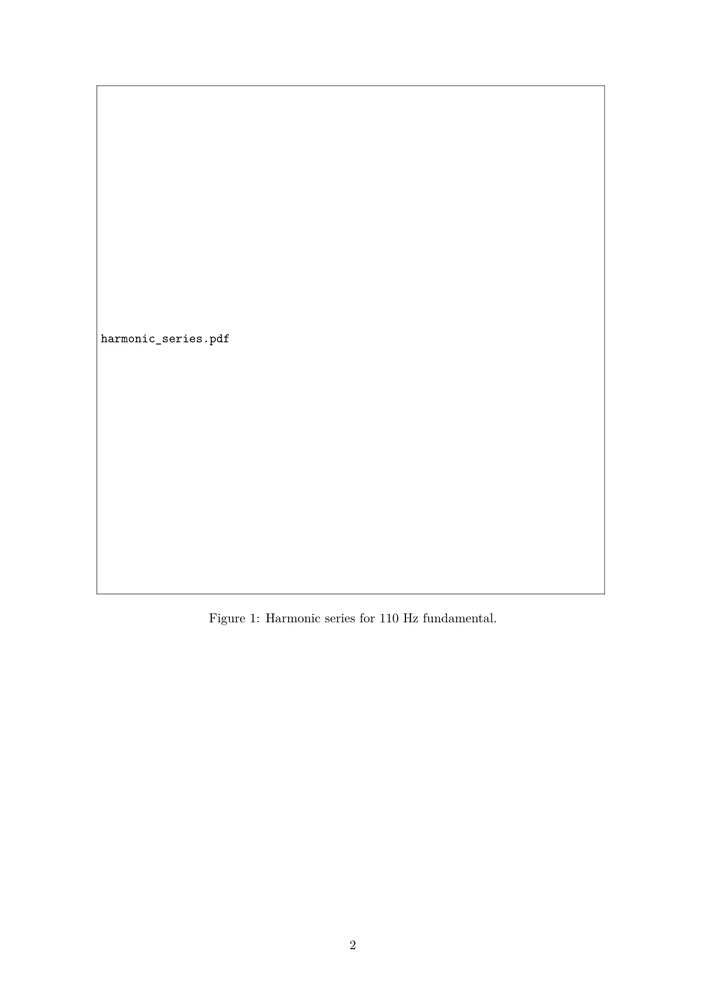
#> input picture latex-templates/images/acoustics/musical_acoustics.png, 706 x 999 px, shrunk from 1191 x 1684 before the run
$ python image_quality_validator.py ../latex-templates/images/acoustics/musical_acoustics.png
#> lines starting #> are read from the running program, lines starting #| are printed output that depends on the picture; after the words box and inside, x2 and y2 are one past the last pixel; in counts of white or black regions, pixels touching at a corner belong together
#!/usr/bin/env python3
"""
Image Quality Validator

Validates that extracted images have actual content and aren't blank/empty.
Prevents posting images with empty subplots or other quality issues.
"""

import numpy as np
from PIL import Image
from pathlib import Path
from typing import Dict, List, Tuple, Optional
from dataclasses import dataclass, field
import logging

logging.basicConfig(level=logging.INFO)
logger = logging.getLogger(__name__)


@dataclass
class ImageQualityResult:
    """Result of image quality validation"""
    is_valid: bool
    errors: List[str] = field(default_factory=list)
    warnings: List[str] = field(default_factory=list)
    metrics: Dict[str, float] = field(default_factory=dict)

    def add_error(self, message: str):
        """Add error message"""
        self.errors.append(message)
        self.is_valid = False

    def add_warning(self, message: str):
        """Add warning message"""
        self.warnings.append(message)

    def __str__(self) -> str:
        """String representation"""
        lines = []
        lines.append(f"Valid: {self.is_valid}")
        if self.errors:
            lines.append("Errors:")
            for error in self.errors:
                lines.append(f"  - {error}")
        if self.warnings:
            lines.append("Warnings:")
            for warning in self.warnings:
                lines.append(f"  - {warning}")
        if self.metrics:
            lines.append("Metrics:")
            for key, value in self.metrics.items():
                lines.append(f"  {key}: {value:.4f}")
        return "\n".join(lines)


class ImageQualityValidator:
    """Validates image quality to detect empty plots and other issues"""

    def __init__(self,
                 min_content_ratio: float = 0.05,
                 max_white_ratio: float = 0.85,
                 min_color_variance: float = 10.0):
        """
        Initialize validator

        Args:
            min_content_ratio: Minimum ratio of non-background pixels (default 5%)
            max_white_ratio: Maximum ratio of white/near-white pixels (default 85%)
            min_color_variance: Minimum color variance to indicate actual content
        """
        self.min_content_ratio = min_content_ratio
        self.max_white_ratio = max_white_ratio
        self.min_color_variance = min_color_variance

    def validate_image(self, image_path: str) -> ImageQualityResult:
        """
        Validate image quality

        Args:
            image_path: Path to image file

        Returns:
            ImageQualityResult with validation details
        """
        result = ImageQualityResult(is_valid=True)

        try:
            # Open image
            img = Image.open(image_path)
            img_array = np.array(img)

            # Store basic info
            result.metrics['width'] = img.width
            result.metrics['height'] = img.height
            result.metrics['total_pixels'] = img.width * img.height

            # Check 1: Image dimensions
            if img.width < 100 or img.height < 100:
                result.add_error(f"Image too small: {img.width}x{img.height}")
                return result

            # Check 2: Detect if image is mostly blank/white
            white_ratio = self._calculate_white_ratio(img_array)
            result.metrics['white_ratio'] = white_ratio

            if white_ratio > self.max_white_ratio:
                result.add_error(
                    f"Image is {white_ratio*100:.1f}% white/blank (max {self.max_white_ratio*100:.0f}%)"
                )

            # Check 3: Color variance (indicates actual content)
            color_variance = self._calculate_color_variance(img_array)
            result.metrics['color_variance'] = color_variance

            if color_variance < self.min_color_variance:
                result.add_error(
                    f"Low color variance ({color_variance:.2f}) - image appears blank"
                )

            # Check 4: Detect empty subplot regions (matplotlib-specific)
            if self._is_matplotlib_figure(img_array):
                empty_regions = self._detect_empty_subplots(img_array)
                result.metrics['empty_subplot_count'] = len(empty_regions)

                if empty_regions:
                    result.add_error(
                        f"Found {len(empty_regions)} empty subplot(s): {empty_regions}"
                    )

            # Check 5: Detect error text in image
            if self._contains_error_text(img_array):
                result.add_warning("Image may contain error messages")

            # Check 6: Content density
            content_ratio = self._calculate_content_ratio(img_array)
            result.metrics['content_ratio'] = content_ratio

            if content_ratio < self.min_content_ratio:
                result.add_warning(
                    f"Low content ratio ({content_ratio*100:.1f}%) - image may be mostly empty"
                )

        except Exception as e:
            logger.error(f"Error validating image {image_path}: {e}")
            result.add_error(f"Failed to validate image: {str(e)}")

        return result

    def _calculate_white_ratio(self, img_array: np.ndarray) -> float:
        """Calculate ratio of white/near-white pixels"""
        # Handle both RGB and RGBA
        if img_array.ndim == 3:
            if img_array.shape[2] == 4:  # RGBA
                rgb = img_array[:, :, :3]
                alpha = img_array[:, :, 3]
                # Consider pixels with low alpha as white background
                white_mask = (np.all(rgb > 240, axis=2)) | (alpha < 10)
            else:  # RGB
                white_mask = np.all(img_array > 240, axis=2)
        else:  # Grayscale
            white_mask = img_array > 240

        return np.sum(white_mask) / white_mask.size

    def _calculate_color_variance(self, img_array: np.ndarray) -> float:
        """Calculate color variance across image"""
        if img_array.ndim == 3:
            # Convert to grayscale for variance calculation
            if img_array.shape[2] == 4:  # RGBA
                gray = np.mean(img_array[:, :, :3], axis=2)
            else:  # RGB
                gray = np.mean(img_array, axis=2)
        else:
            gray = img_array

        return float(np.var(gray))

    def _calculate_content_ratio(self, img_array: np.ndarray) -> float:
        """Calculate ratio of pixels that appear to be content (not background)"""
        if img_array.ndim == 3:
            if img_array.shape[2] == 4:  # RGBA
                rgb = img_array[:, :, :3]
                # Content is non-white pixels
                content_mask = np.any(rgb < 240, axis=2)
            else:  # RGB
                content_mask = np.any(img_array < 240, axis=2)
        else:  # Grayscale
            content_mask = img_array < 240

        return np.sum(content_mask) / content_mask.size

    def _is_matplotlib_figure(self, img_array: np.ndarray) -> bool:
        """Check if image appears to be a matplotlib figure"""
        # Matplotlib figures typically have:
        # 1. White/light background
        # 2. Grid lines or axes
        # 3. Multiple distinct regions (subplots)

        # Simple heuristic: check if there are horizontal/vertical lines
        # that could be subplot boundaries
        if img_array.ndim != 3:
            return False

        # Look for consistent horizontal lines (subplot separators)
        gray = np.mean(img_array[:, :, :3], axis=2) if img_array.shape[2] >= 3 else img_array

        # Check for rows that are mostly white (potential subplot dividers)
        row_whiteness = np.mean(gray > 240, axis=1)
        has_subplot_dividers = np.any(row_whiteness > 0.95)

        return has_subplot_dividers

    def _detect_empty_subplots(self, img_array: np.ndarray) -> List[str]:
        """
        Detect empty subplot regions in matplotlib figures

        Returns list of detected empty regions like ["bottom-left", "bottom-right"]
        """
        empty_regions = []

        # Divide image into quadrants and check each
        height, width = img_array.shape[:2]
        mid_h, mid_w = height // 2, width // 2

        # Define quadrants
        quadrants = {
            'top-left': (0, mid_h, 0, mid_w),
            'top-right': (0, mid_h, mid_w, width),
            'bottom-left': (mid_h, height, 0, mid_w),
            'bottom-right': (mid_h, height, mid_w, width),
        }

        for name, (y1, y2, x1, x2) in quadrants.items():
            region = img_array[y1:y2, x1:x2]

            # Check if region is mostly white/empty
            if region.ndim == 3:
                if region.shape[2] == 4:  # RGBA
                    rgb = region[:, :, :3]
                    white_mask = np.all(rgb > 240, axis=2)
                else:  # RGB
                    white_mask = np.all(region > 240, axis=2)
            else:  # Grayscale
                white_mask = region > 240

            white_ratio = np.sum(white_mask) / white_mask.size

            # If more than 90% white, consider it empty
            if white_ratio > 0.90:
                # But check if there are axes/labels (usually at edges)
                # If edges are non-white, it's a subplot with axes but no content
                edges = np.concatenate([
                    region[0, :].flatten(),    # top edge
                    region[-1, :].flatten(),   # bottom edge
                    region[:, 0].flatten(),    # left edge
                    region[:, -1].flatten()    # right edge
                ])

                # If edges have some non-white content (axes), but center is empty
                edge_white_ratio = np.sum(edges > 240) / len(edges)

                if edge_white_ratio < 0.95:  # Has axes/frames
                    empty_regions.append(name)

        return empty_regions

    def _contains_error_text(self, img_array: np.ndarray) -> bool:
        """
        Check if image contains error messages (very basic heuristic)

        This is a simple check - proper implementation would use OCR
        """
        # Look for red pixels (common in error messages)
        if img_array.ndim == 3 and img_array.shape[2] >= 3:
            red_channel = img_array[:, :, 0]
            green_channel = img_array[:, :, 1]
            blue_channel = img_array[:, :, 2]

            # Red text: high red, low green/blue
            red_mask = (red_channel > 200) & (green_channel < 100) & (blue_channel < 100)
            red_ratio = np.sum(red_mask) / red_mask.size

            # If more than 1% is red, might be error text
            return red_ratio > 0.01

        return False

    # [46 lines left out: functions validate_batch, generate_report, not called in this run]


def main():
    """Test the validator"""
    import sys

    if len(sys.argv) < 2:
        print("Usage: python image_quality_validator.py <image_path>")
        sys.exit(1)

    image_path = sys.argv[1]

    validator = ImageQualityValidator()
    result = validator.validate_image(image_path)
#> in validate_image, img is the input picture: PIL image 706x999 RGB; min 0, max 255, mean 254.3
#> in _calculate_white_ratio, `white_mask = np.all(img_array > 240, axis=2)`:
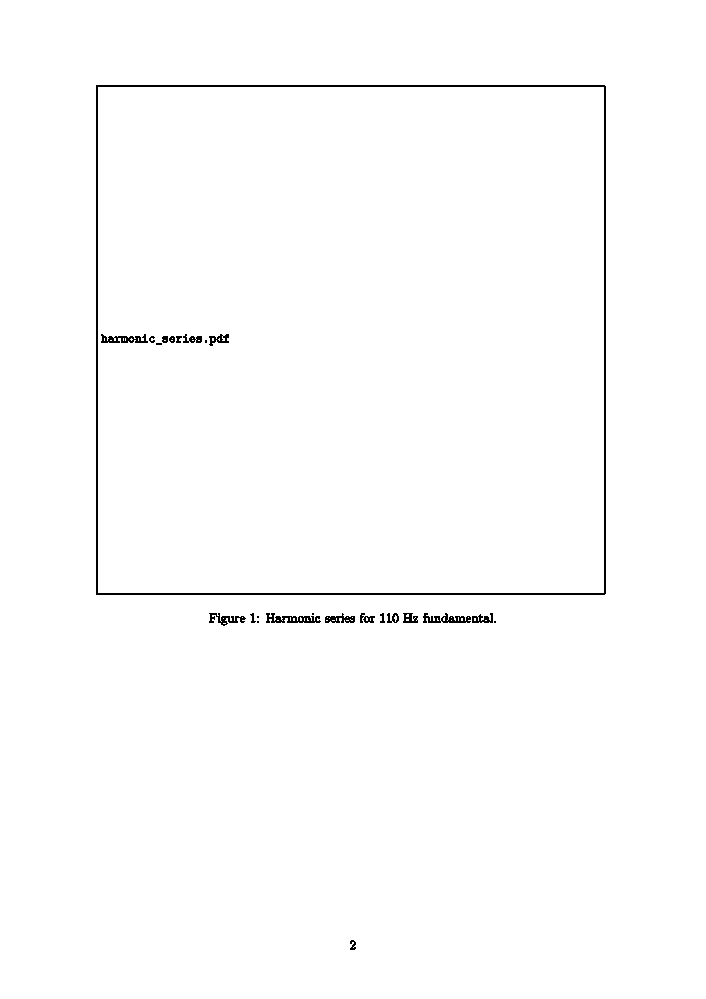
#> white_mask: shape (999, 706) bool; 99.1% white; black in thin lines or dots, all inside (x1, y1, x2, y2) = (96, 85, 606, 950)
#> in validate_image, `white_ratio = self._calculate_white_ratio(img_array)`: white_ratio = 0.991
#> in validate_image, `color_variance = self._calculate_color_variance(img_array)`: color_variance = 70.29
#> in _is_matplotlib_figure, `row_whiteness = np.mean(gray > 240, axis=1)`: row_whiteness = 999 values, max 1 at index 0, min 0.278 at index 86, mean 0.991
#> in _is_matplotlib_figure, `has_subplot_dividers = np.any(row_whiteness > 0.95)`: has_subplot_dividers = True
#> in _detect_empty_subplots, `empty_regions = []`: empty_regions = []
#> the loop in _detect_empty_subplots, `for name, (y1, y2, x1, x2) in quadrants.items():` made 4 passes
#> (white_ratio, edge_white_ratio) on passes 1 to 4: (0.989, 0.998), (0.992, 0.998), (0.992, 0.991), (0.992, 0.989)
#> pass 1, in _detect_empty_subplots, `region = img_array[y1:y2, x1:x2]`:
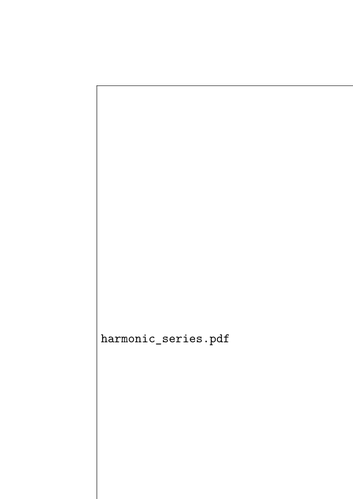
#> region: shape (499, 353, 3); min 0, max 255, mean 254.1
#> pass 1, in _detect_empty_subplots, `white_mask = np.all(region > 240, axis=2)`:
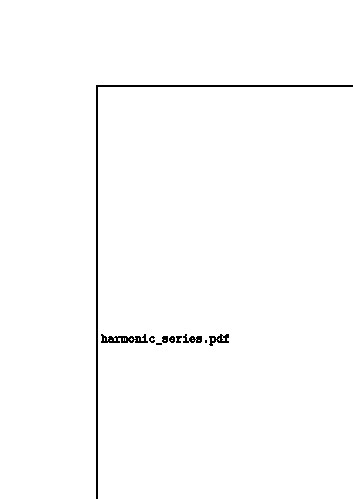
#> white_mask: shape (499, 353) bool; 98.9% white; black in thin lines or dots, all inside (x1, y1, x2, y2) = (96, 85, 353, 499)
#> pass 2, in _detect_empty_subplots, `white_mask = np.all(region > 240, axis=2)`:
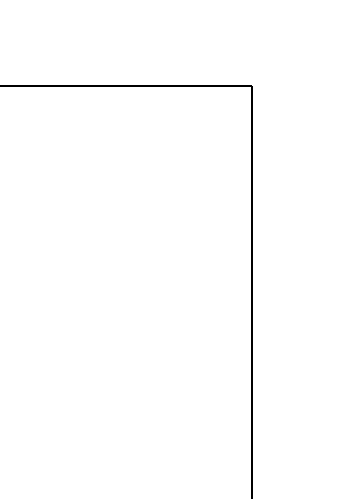
#> white_mask: shape (499, 353) bool; 99.2% white; black in thin lines or dots, all inside (x1, y1, x2, y2) = (0, 85, 253, 499)
#> in _contains_error_text, `red_mask = (red_channel > 200) & (green_channel < 100) & (blue_channel..`: red_mask: shape (999, 706) bool; every value is 0
#> in _contains_error_text, `red_ratio = np.sum(red_mask) / red_mask.size`: red_ratio = 0
#> in validate_image, `content_ratio = self._calculate_content_ratio(img_array)`: content_ratio = 0.0086

    print(result)
#> the loop in __str__, `for key, value in self.metrics.items():` made 7 passes
#> (key, value) on passes 1 to 7: ('width', 706), ('height', 999), ('total_pixels', 705294), ('white_ratio', 0.991), ('color_variance', 70.29), ('empty_subplot_count', 0), ('content_ratio', 0.0086)
#> after the loop in __str__, `for key, value in self.metrics.items():`: lines = 13 items
    print()

    if result.is_valid:
        print("✓ Image passed quality checks")
    else:
        print("✗ Image failed quality checks")

#> (the run stopped early here; a loop or call above may not have finished)

$ run again, on latex-templates/images/acoustics/sound_propagation.png
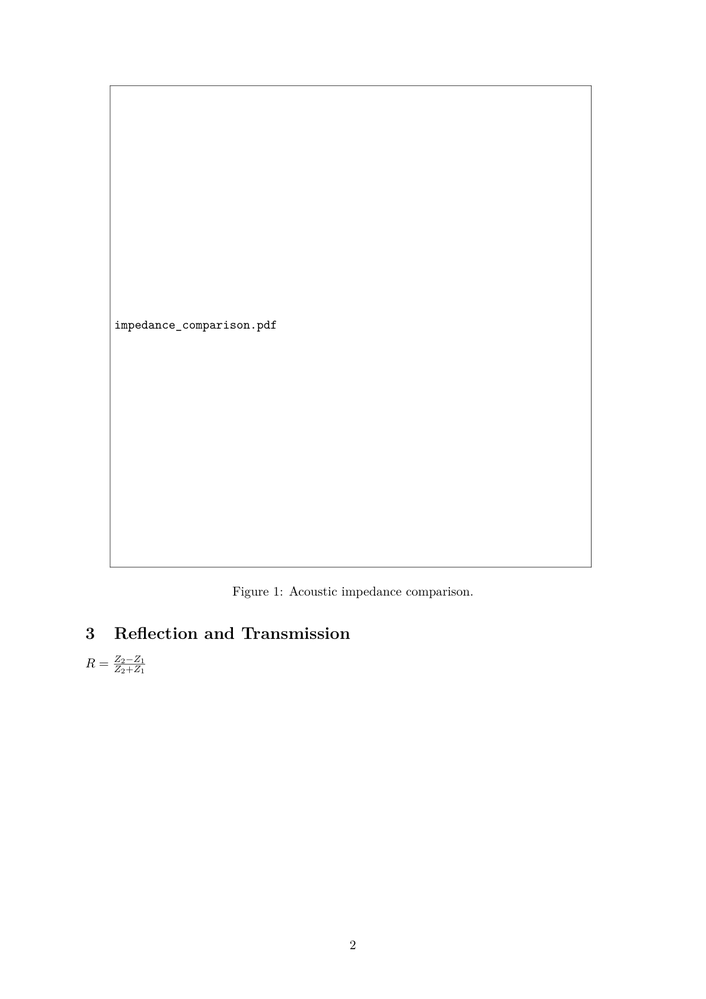
#> input picture latex-templates/images/acoustics/sound_propagation.png, 706 x 999 px, shrunk from 1191 x 1684 before the run
#> in validate_image, img is the input picture: PIL image 706x999 RGB; min 0, max 255, mean 254
#> in _calculate_white_ratio, `white_mask = np.all(img_array > 240, axis=2)`:
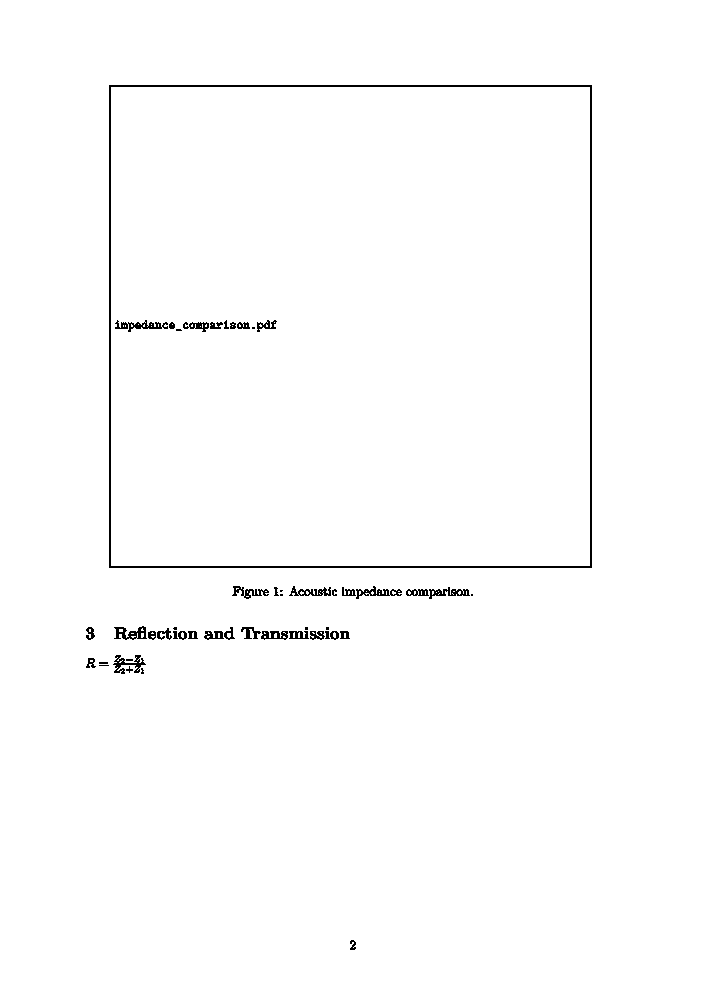
#> white_mask: shape (999, 706) bool; 98.9% white; black in thin lines or dots, all inside (x1, y1, x2, y2) = (86, 85, 592, 950)
#> in validate_image, `white_ratio = self._calculate_white_ratio(img_array)`: white_ratio = 0.989
#> color_variance = 126.9
#> row_whiteness = 999 values, max 1 at index 0, min 0.316 at index 85, mean 0.989
#> has_subplot_dividers = True
#> in _detect_empty_subplots, `empty_regions = []`: empty_regions = []
#> the loop in _detect_empty_subplots, `for name, (y1, y2, x1, x2) in quadrants.items():` made 4 passes
#> (white_ratio, edge_white_ratio) on passes 1 to 4: (0.988, 0.998), (0.993, 0.998), (0.983, 0.992), (0.993, 0.989)
#> pass 2, in _detect_empty_subplots, `white_mask = np.all(region > 240, axis=2)`:
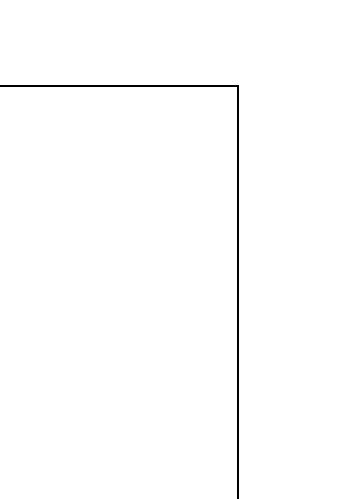
#> white_mask: shape (499, 353) bool; 99.3% white; black in thin lines or dots, all inside (x1, y1, x2, y2) = (0, 85, 239, 499)
#> red_mask: shape (999, 706) bool; every value is 0
#> red_ratio = 0
#> content_ratio = 0.0106
#> the loop in __str__, `for key, value in self.metrics.items():` made 7 passes
#> (key, value) on passes 1 to 7: ('width', 706), ('height', 999), ('total_pixels', 705294), ('white_ratio', 0.989), ('color_variance', 126.9), ('empty_subplot_count', 0), ('content_ratio', 0.0106)
#> after the loop in __str__, `for key, value in self.metrics.items():`: lines = 13 items
